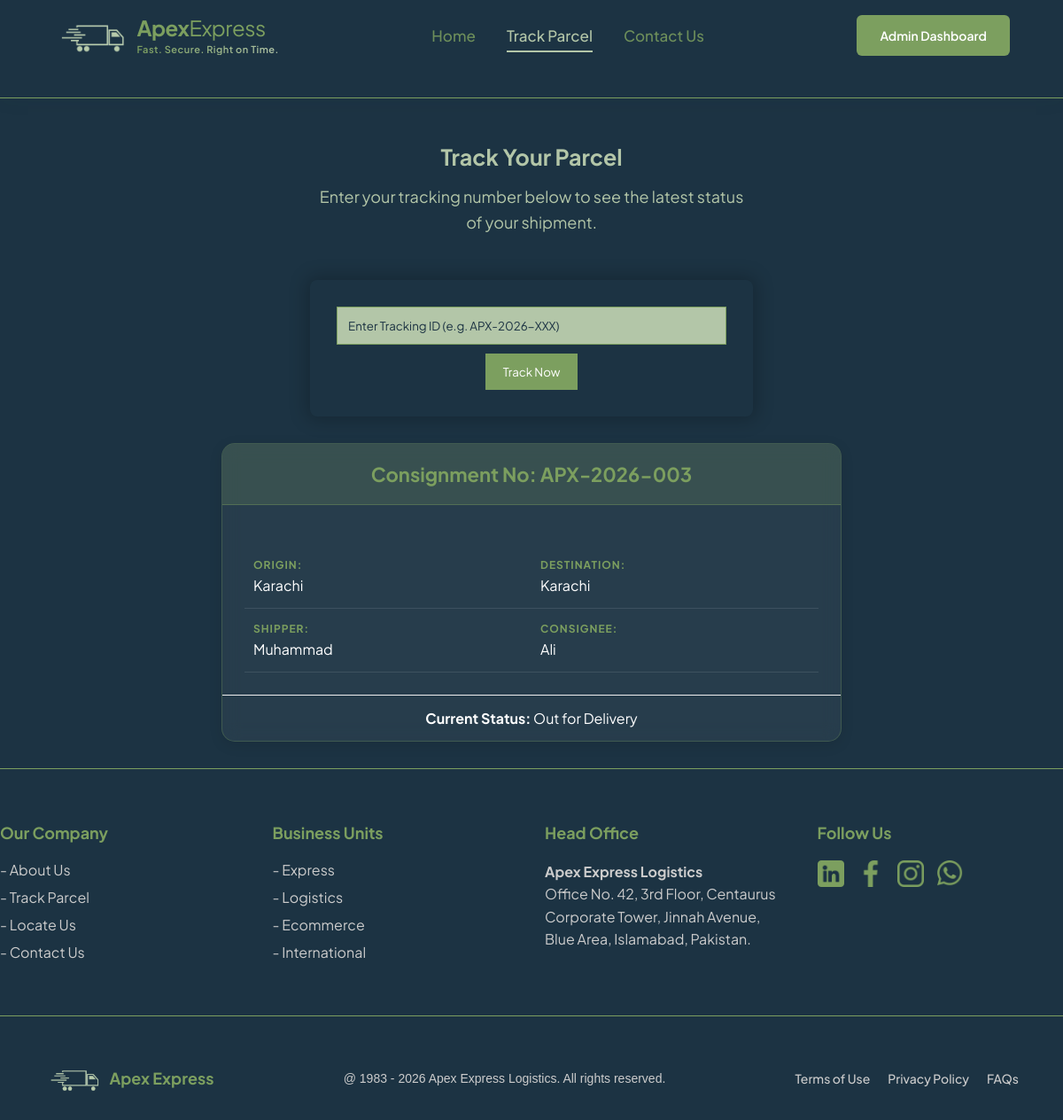
The app's page /apex_express/tracking.php?tracking_id=APX-2026-003 with its own data.
### tables this page shows
CREATE TABLE `parcel` (
  `Parcel_ID` int(11) NOT NULL AUTO_INCREMENT,
  `Tracking_id` varchar(50) NOT NULL,
  `Weight` decimal(10,2) NOT NULL,
  `Book_date` timestamp NOT NULL DEFAULT current_timestamp(),
  `Origin_city` varchar(50) NOT NULL,
  `Destination_city` varchar(50) NOT NULL,
  `Sender_ID` varchar(50) NOT NULL,
  `Reciever_ID` varchar(50) NOT NULL,
  `Branch_ID` varchar(50) NOT NULL,
  `Rider_ID` varchar(50) DEFAULT NULL,
  `Status_id` varchar(50) NOT NULL,
  `price` decimal(10,2) NOT NULL DEFAULT 0.00,
  `payment_option` enum('Cash on Delivery','Easypaisa','JazzCash','Bank Transfer') NOT NULL DEFAULT 'Cash on Delivery',
  PRIMARY KEY (`Parcel_ID`),
  UNIQUE KEY `Tracking_id` (`Tracking_id`),
  UNIQUE KEY `Unique_Parcel_Status` (`Status_id`),
  KEY `Sender_ID` (`Sender_ID`),
  KEY `Reciever_ID` (`Reciever_ID`),
  KEY `Branch_ID` (`Branch_ID`),
  KEY `Rider_ID` (`Rider_ID`)
);

CREATE TABLE `sender` (
  `Sender_ID` varchar(50) NOT NULL,
  `First_name` varchar(50) NOT NULL,
  `Last_name` varchar(50) NOT NULL,
  `Email` varchar(100) NOT NULL,
  `Street_no` varchar(50) NOT NULL,
  `Area` varchar(100) NOT NULL,
  `City` varchar(50) NOT NULL,
  PRIMARY KEY (`Sender_ID`)
);

CREATE TABLE `reciever` (
  `Reciever_ID` varchar(50) NOT NULL,
  `First_name` varchar(50) NOT NULL,
  `Last_name` varchar(50) NOT NULL,
  `Email` varchar(100) NOT NULL,
  `Postal_code` varchar(20) NOT NULL,
  `Street_no` varchar(50) NOT NULL,
  `Area` varchar(100) NOT NULL,
  `City` varchar(50) NOT NULL,
  PRIMARY KEY (`Reciever_ID`)
);

CREATE TABLE `delivery_status` (
  `Status_id` varchar(50) NOT NULL,
  `Status_type` enum('Booked','In-Transit','Out for Delivery','Completed','Failed') NOT NULL,
  `Remarks` text DEFAULT NULL,
  `Attempts` int(11) DEFAULT 0,
  PRIMARY KEY (`Status_id`)
);

### apex_express/tracking.php (the view, shortened to what this page needs)
<!DOCTYPE html>
<html lang="en">
<head>
    <link rel="stylesheet" href="tracking_style.css">
</head>
<body>
    <nav class="apex-navbar">
        <div class="nav-wrapper">
            <div class="nav-logo">
                <img src="logo.png" alt="Apex Express Logo" class="logo-truck">
                <div class="logo-info">
                    <div class="logo-text">
                        <span class="brand-bold">Apex</span><span class="brand-light">Express</span>
                    </div>
                    <div class="logo-slogan">Fast. Secure. Right on Time.</div>
                </div>
            </div>
            <ul class="nav-menu">
                <li><a href="home.html" class="nav-item">Home</a></li>
                <li><a href="tracking.php" class="nav-item active">Track Parcel</a></li>
                <li><a href="contactus.html" class="nav-item">Contact Us</a></li>
            </ul>
            <div class="nav-btn-wrapper">
                <a href="admin_dashboard.php" class="btn-portal">Admin Dashboard</a>
            </div>
        </div>
        <hr class="line">
    </nav>
    <div class="track-form">
        <h5>Track Your Parcel</h5>
        <p class="p">Enter your tracking number below to see the latest status of your shipment.</p>
    </div>
    <section class="tracking-section">
        <form action="" method="POST">
            <input type="text" name="tracking_id" placeholder="Enter Tracking ID (e.g. APX-2026-XXX)" required>
            <button type="submit" name="search">Track Now</button>
        </form>
    </section>
</body>
<div id="result-area">
    <?php
    $conn = mysqli_connect("localhost", "root", "", "apex_express_db");
    $search_id = "";
    if (isset($_POST['search'])) {
        $search_id = $_POST['tracking_id'];
    } elseif (isset($_GET['tracking_id'])) {
        $search_id = $_GET['tracking_id'];
    }
    if (!empty($search_id)) {
        $id = mysqli_real_escape_string($conn, $search_id);
        $query = "SELECT p.*, s.First_name as s_fname, r.First_name as r_fname, ds.Status_type
              FROM parcel p
              JOIN sender s ON p.Sender_ID = s.Sender_ID
              JOIN reciever r ON p.Reciever_ID = r.Reciever_ID
              JOIN delivery_status ds ON p.Status_id = ds.Status_id
              WHERE p.Tracking_id = '$id'";
        $result = mysqli_query($conn, $query);
        if (mysqli_num_rows($result) > 0) {
            $data = mysqli_fetch_assoc($result);
            echo '
        <div class="tracking-result-box">
            <div class="consignment-header">Consignment No: ' . $data['Tracking_id'] . '</div>
            <div class="details-grid">
                <div class="detail-item"><strong>Origin:</strong> ' . $data['Origin_city'] . '</div>
                <div class="detail-item"><strong>Destination:</strong> ' . $data['Destination_city'] . '</div>
                <div class="detail-item"><strong>Shipper:</strong> ' . $data['s_fname'] . '</div>
                <div class="detail-item"><strong>Consignee:</strong> ' . $data['r_fname'] . '</div>
            </div>
            <div style="padding:15px; border-top:1px solid #eee; text-align:center;">
                <strong>Current Status:</strong> ' . $data['Status_type'] . '
            </div>
        </div>';
        } else {
            echo '<p style="color: red; text-align: center;">ID found</p>';
        }
    }
    ?>
</div>
<hr class="line">
<footer class="footer">
    <div class="footer-container">
        <div class="footer-col">
            <h3>Our Company</h3>
            <ul>
                <li><a href="#">- About Us</a></li>
                <li><a href="#">- Track Parcel</a></li>
                <li><a href="#">- Locate Us</a></li>
                <li><a href="#">- Contact Us</a></li>
            </ul>
        </div>
        <div class="footer-col">
            <h3>Business Units</h3>
            <ul>
                <li><a href="#">- Express</a></li>
                <li><a href="#">- Logistics</a></li>
                <li><a href="#">- Ecommerce</a></li>
                <li><a href="#">- International</a></li>
            </ul>
        </div>
        <div class="footer-col">
            <h3>Head Office</h3>
            <p>
                <strong>Apex Express Logistics</strong><br>
                Office No. 42, 3rd Floor, Centaurus Corporate Tower,
                Jinnah Avenue, Blue Area, Islamabad, Pakistan.
            </p>
        </div>
        <div class="footer-col">
            <h3>Follow Us</h3>
            <div class="social-links">
                <a href="https://business.linkedin.com/"><img src="linkedin.png" class="social-icon"></a>
                <a href="https://www.linkedin.com/"><img src="facebook-app-symbol.png" class="social-icon"></a>
                <a href="https://www.instagram.com/"><img src="instagram.png" class="social-icon"></a>
                <a href="https://www.whatsapp.com/"><img src="whatsapp.png" class="social-icon"></a>
            </div>
        </div>
    </div>
    <br>
    <hr class="line">
    <div class="footer-bottom">
        <div class="bottom-content">
            <div class="brand-group">
                <img src="logo.png" alt="Brand Logo" class="footer-logo">
                <span class="brand-name">Apex Express</span>
            </div>
            <p>@ 1983 - 2026 Apex Express Logistics. All rights reserved.</p>
            <div class="bottom-links">
                <a href="#">Terms of Use</a>
                <a href="#">Privacy Policy</a>
                <a href="#">FAQs</a>
            </div>
        </div>
    </div>
</footer>
</html>

### records on screen
parcel: Tracking "APX-2026-003", Origin_city "Karachi", Destination_city "Karachi", Sender_ID.First_name "Muhammad", Reciever_ID.First_name "Ali", Status.Status_type "Out for Delivery"
